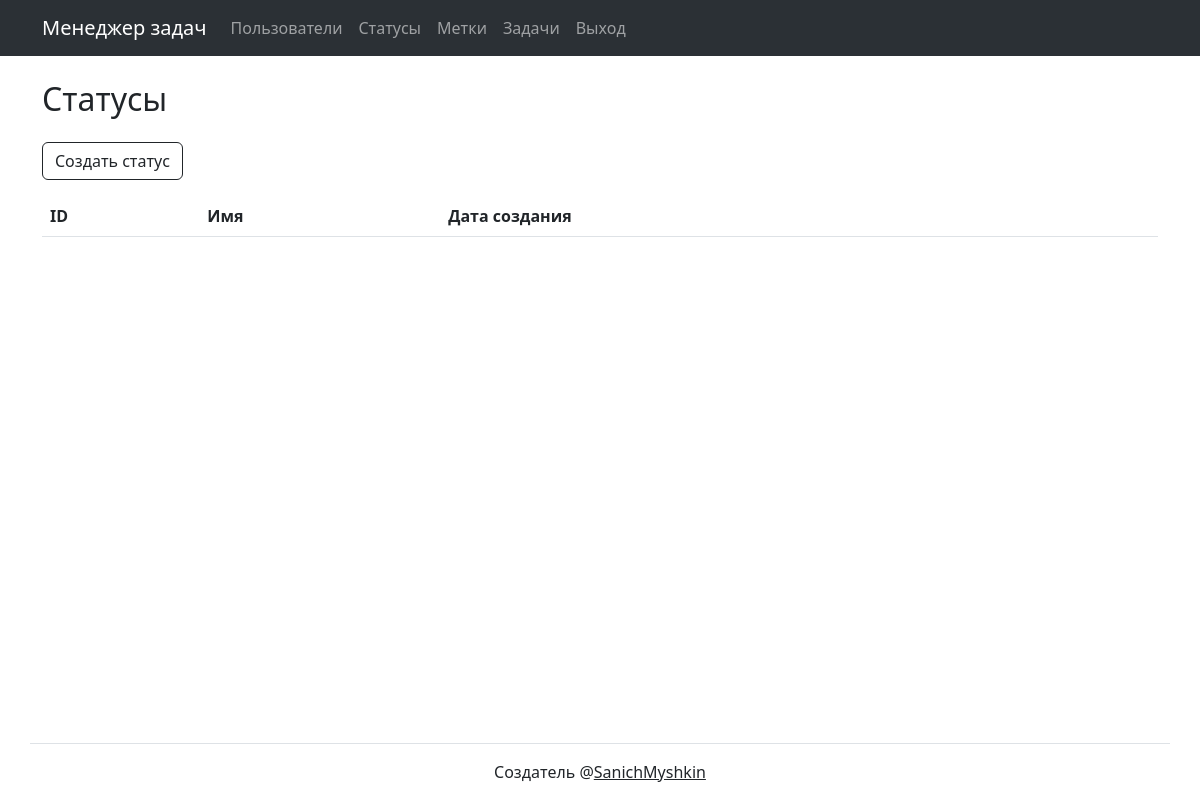
/statuses/ (signed in), run on an earlier commit of the app's database.
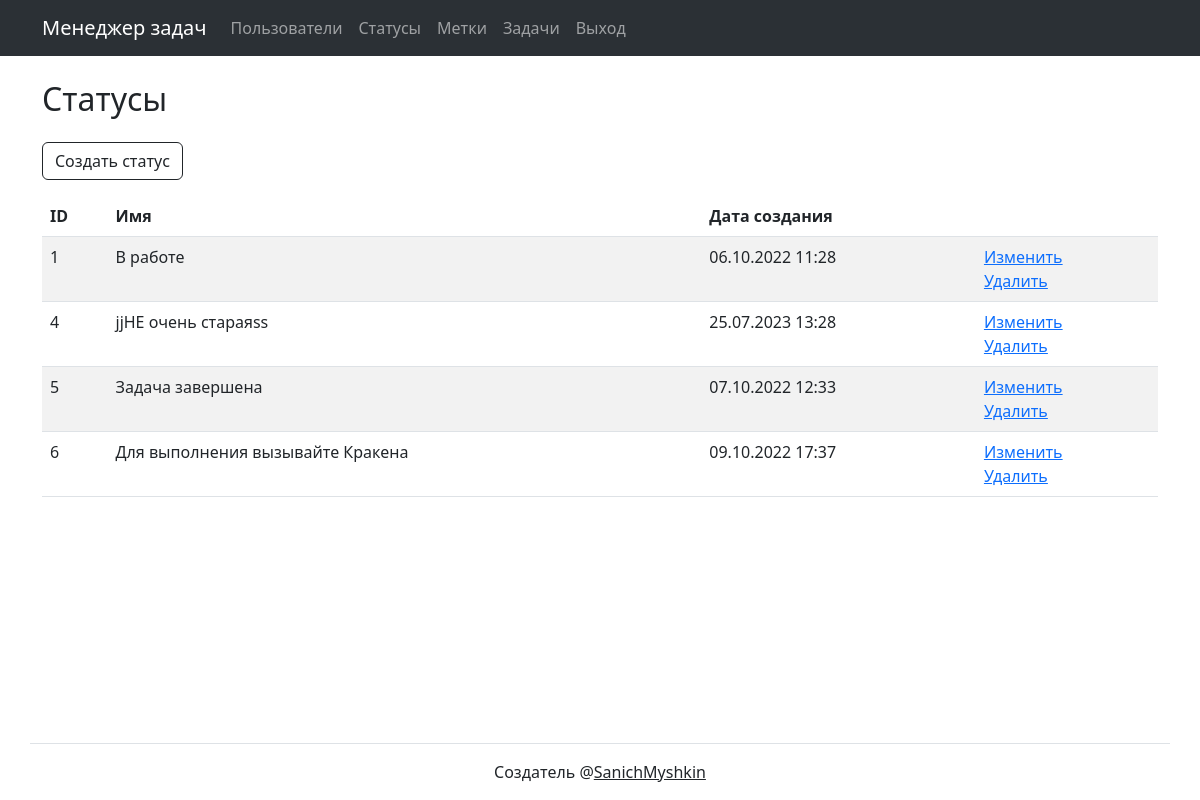
And on a later commit of the database.
### task_manager/statuses/models.py (models this page shows, shortened)
class Status(models.Model):
    time_create = models.DateTimeField(auto_now_add=True)
    name = models.CharField(max_length=200, unique=True)

### task_manager/statuses/views.py (the view, shortened to what this page needs)
# urls.py: path('', StatusView.as_view(), name='statuses'),
class StatusView(LoginRequiredMixin, ListView):
    model = Status
    context_object_name = 'statuses'
    template_name = 'statuses/index.html'
    login_url = 'user_login'
    extra_context = {
        'header': TransMessagesTemplates.status,
        'button': TransMessagesTemplates.create_status
    }

### task_manager/templates/statuses/index.html (shortened to what this page needs)
{% extends "base.html"%}
{% load i18n %}
{% block content %}
<div class="container wrapper flex-grow-1">
    <h2 class="my-4 text-dark text-left mx-0">
        {{header}}
    </h2>
    <a href="{% url 'status_create' %}" class="btn btn-outline-dark mb-3" role="button">{{button}}</a>
    <table class="table table-striped">
        <thead>
        <tr>
            <th>ID</th>
            <th>{% trans 'name' %}</th>
            <th>{% trans 'date of create'%}</th>
            <th></th>
        </tr>
        </thead>
        {% for status in statuses %}
        <tr>
            <td>{{ status.id }}</td>
            <td>{{ status.name}}</td>
            <td>{{ status.time_create|date:"d.m.Y H:i" }}</td>
            <td>
                <a href="{% url 'status_update' status.id %}">{% trans 'update button'%}</a>
                <br>
                <a href="{% url 'status_delete' status.id %}">{% trans 'delete button'%}</a>
            </td>
        </tr>
        {% endfor %}
    </table>
</div>
{% endblock %}

What changed in the data, as far as the page shows it:
added Status: id "1", name "В работе", time_create "06.10.2022 11:28"
added Status: id "4", name "jjНЕ очень стараяss", time_create "25.07.2023 13:28"
added Status: id "5", name "Задача завершена", time_create "07.10.2022 12:33"
added Status: id "6", name "Для выполнения вызывайте Кракена", time_create "09.10.2022 17:37"
